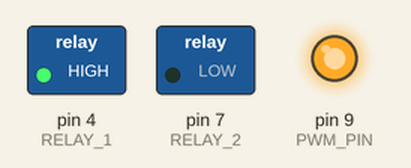
Recording of a sketch running on a simulated Arduino Uno, built with avr-gcc and run on an emulated ATmega328P. Parts: switched loads named in the sketch (green lamp = pin HIGH), output pins drawn as LEDs (lit = HIGH).

Above: at 0.1 s.
Timing chart, 0 to 1.6 s (numbered marks = the images above):
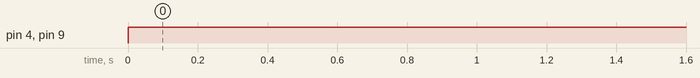

The sketch:

PURGE_MFC.ino
```cpp
/// Basic code to purge the flow-controlled gas line (S1 solenoid). Currently no time limit ///
///    and is stopped via manual power off. Could be modified to run for set time period    ///


/// This code is only suitable for Arduino Uno R3, as it uses the TimerOne library which is ///
///                       not supported on Uno R4 architecture.                             ///


#include <TimerOne.h>
#define PWM_PIN 9
#define RELAY_1 4 // NB: relay pins are set by board architecture so cannot be changed
#define RELAY_2 7

// set flow rate to the maximum possible on the mass flow controller
// NB: suitable mass flow controller (max of 20-30 SLPM) required for sufficient flow rate
int serialFlowRate = 1000; // in SCCM

void setup() {
Serial.begin(9600);
// set pins to output mode
pinMode(PWM_PIN,OUTPUT);
pinMode(RELAY_1, OUTPUT);
pinMode(RELAY_2, OUTPUT);
// set PWM frequency
Timer1.initialize(100); // 10 kHz = 100us
}

void loop() {
// turn solenoid S1 on, solenoid S2 off
digitalWrite(RELAY_1,HIGH);
digitalWrite(RELAY_2,LOW);

// convert flow rate to duty cycle (duty cycle = 1 as max flow rate used)
float dutyCycle = serialFlowRate * 1.023;
unsigned int dutyCycleInt = round(dutyCycle);

// set max flow rate on the flow controller
Timer1.pwm(PWM_PIN,dutyCycleInt);
delay(50);
}
```

Measured:
- by itself, pin 4 (RELAY_1), pin 9 (PWM_PIN): LOW → HIGH at 0.00 s
